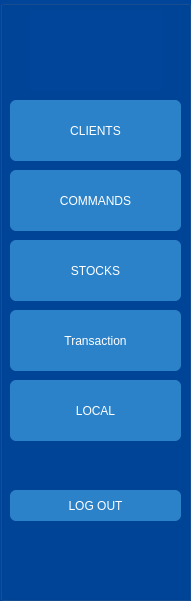
   <widget class="QGroupBox" name="groupBox_2">
    <property name="geometry">
     <rect>
      <x>0</x>
      <y>0</y>
      <width>191</width>
      <height>601</height>
     </rect>
    </property>
    <property name="styleSheet">
     <string notr="true">background-color: rgb(0, 69, 153);</string>
    </property>
    <property name="title">
     <string/>
    </property>
    <widget class="QPushButton" name="btn_Client">
     <property name="geometry">
      <rect>
       <x>10</x>
       <y>100</y>
       <width>171</width>
       <height>61</height>
      </rect>
     </property>
     <property name="styleSheet">
      <string notr="true">QPushButton {
    font: 900 9pt &quot;Swis721 Blk BT&quot;;
    background-color: #2C82C9;
    color: white;
    border-radius: 6px;
    padding: 6px 12px;
}

/* Survol */
QPushButton:hover {
    background-color: #5AB4F0;
}

/* Quand un bouton est cliqué et reste actif */
QPushButton:checked {
    background-color: #004C8C; /* Couleur plus foncée */
    border: 2px solid white;
}
</string>
     </property>
     <property name="text">
      <string>CLIENTS</string>
     </property>
     <property name="icon">
      <iconset theme="QIcon::ThemeIcon::ContactNew"/>
     </property>
     <property name="iconSize">
      <size>
       <width>50</width>
       <height>50</height>
      </size>
     </property>
     <property name="checkable">
      <bool>true</bool>
     </property>
    </widget>
    <widget class="QPushButton" name="quit">
     <property name="geometry">
      <rect>
       <x>10</x>
       <y>490</y>
       <width>171</width>
       <height>31</height>
      </rect>
     </property>
     <property name="styleSheet">
      <string notr="true">QPushButton {
    font: 900 9pt &quot;Swis721 Blk BT&quot;;
    background-color: #2C82C9;
    color: white;
    border-radius: 6px;
    padding: 6px 12px;
}

/* Survol */
QPushButton:hover {
    background-color: #5AB4F0;
}

/* Sélectionné (le bouton cliqué reste dans cette couleur) */
QPushButton:checked {
    background-color: #004C8C; /* Couleur plus foncée */
    border: 2px solid white;
}
</string>
     </property>
     <property name="text">
      <string>LOG OUT</string>
     </property>
     <property name="checkable">
      <bool>true</bool>
     </property>
    </widget>
    <widget class="QLabel" name="logo">
     <property name="geometry">
      <rect>
       <x>30</x>
       <y>10</y>
       <width>131</width>
       <height>81</height>
      </rect>
     </property>
     <property name="text">
      <string/>
     </property>
     <property name="pixmap">
      <pixmap>../../../../Downloads/Downloads/WhatsApp Image 2025-09-16 at 13.04.56 (1).jpeg</pixmap>
     </property>
     <property name="scaledContents">
      <bool>true</bool>
     </property>
    </widget>
    <widget class="QPushButton" name="btn_Stock">
     <property name="geometry">
      <rect>
       <x>10</x>
       <y>240</y>
       <width>171</width>
       <height>61</height>
      </rect>
     </property>
     <property name="styleSheet">
      <string notr="true">QPushButton {
    font: 900 9pt &quot;Swis721 Blk BT&quot;;
    background-color: #2C82C9;
    color: white;
    border-radius: 6px;
    padding: 6px 12px;
}

/* Survol */
QPushButton:hover {
    background-color: #5AB4F0;
}

/* Quand un bouton est cliqué et reste actif */
QPushButton:checked {
    background-color: #004C8C; /* Couleur plus foncée */
    border: 2px solid white;
}
</string>
     </property>
     <property name="text">
      <string>STOCKS</string>
     </property>
     <property name="icon">
      <iconset theme="QIcon::ThemeIcon::EditPaste"/>
     </property>
     <property name="iconSize">
      <size>
       <width>50</width>
       <height>50</height>
      </size>
     </property>
     <property name="checkable">
      <bool>true</bool>
     </property>
    </widget>
    <widget class="QPushButton" name="btn_Employee">
     <property name="geometry">
      <rect>
       <x>10</x>
       <y>380</y>
       <width>171</width>
       <height>61</height>
      </rect>
     </property>
     <property name="styleSheet">
      <string notr="true">QPushButton {
    font: 900 9pt &quot;Swis721 Blk BT&quot;;
    background-color: #2C82C9;
    color: white;
    border-radius: 6px;
    padding: 6px 12px;
}

/* Survol */
QPushButton:hover {
    background-color: #5AB4F0;
}

/* Quand un bouton est cliqué et reste actif */
QPushButton:checked {
    background-color: #004C8C; /* Couleur plus foncée */
    border: 2px solid white;
}
</string>
     </property>
     <property name="text">
      <string>LOCAL</string>
     </property>
     <property name="icon">
      <iconset theme="QIcon::ThemeIcon::Phone"/>
     </property>
     <property name="iconSize">
      <size>
       <width>50</width>
       <height>50</height>
      </size>
     </property>
     <property name="checkable">
      <bool>true</bool>
     </property>
    </widget>
    <widget class="QPushButton" name="btn_Commande">
     <property name="geometry">
      <rect>
       <x>10</x>
       <y>170</y>
       <width>171</width>
       <height>61</height>
      </rect>
     </property>
     <property name="styleSheet">
      <string notr="true">QPushButton {
    font: 900 9pt &quot;Swis721 Blk BT&quot;;
    background-color: #2C82C9;
    color: white;
    border-radius: 6px;
    padding: 6px 12px;
}

/* Survol */
QPushButton:hover {
    background-color: #5AB4F0;
}

/* Quand un bouton est cliqué et reste actif */
QPushButton:checked {
    background-color: #004C8C; /* Couleur plus foncée */
    border: 2px solid white;
}
</string>
     </property>
     <property name="text">
      <string>COMMANDS</string>
     </property>
     <property name="icon">
      <iconset theme="QIcon::ThemeIcon::NetworkWired"/>
     </property>
     <property name="iconSize">
      <size>
       <width>50</width>
       <height>50</height>
      </size>
     </property>
     <property name="checkable">
      <bool>true</bool>
     </property>
    </widget>
    <widget class="QPushButton" name="btn_Transaction">
     <property name="geometry">
      <rect>
       <x>10</x>
       <y>310</y>
       <width>171</width>
       <height>61</height>
      </rect>
     </property>
     <property name="styleSheet">
      <string notr="true">QPushButton {
    font: 900 9pt &quot;Swis721 Blk BT&quot;;
    background-color: #2C82C9;
    color: white;
    border-radius: 6px;
    padding: 6px 12px;
}

/* Survol */
QPushButton:hover {
    background-color: #5AB4F0;
}

/* Quand un bouton est cliqué et reste actif */
QPushButton:checked {
    background-color: #004C8C; /* Couleur plus foncée */
    border: 2px solid white;
}
</string>
     </property>
     <property name="text">
      <string>Transaction</string>
     </property>
     <property name="icon">
      <iconset>
       <normaloff>:/image/assests/creditcard.png</normaloff>:/image/assests/creditcard.png</iconset>
     </property>
     <property name="iconSize">
      <size>
       <width>50</width>
       <height>50</height>
      </size>
     </property>
     <property name="checkable">
      <bool>true</bool>
     </property>
    </widget>
    <widget class="QLabel" name="label_58">
     <property name="geometry">
      <rect>
       <x>32</x>
       <y>10</y>
       <width>121</width>
       <height>81</height>
      </rect>
     </property>
     <property name="text">
      <string/>
     </property>
     <property name="pixmap">
      <pixmap resource="resources.qrc">:/images/ressource/logo.jpeg</pixmap>
     </property>
     <property name="scaledContents">
      <bool>true</bool>
     </property>
    </widget>
   </widget>
